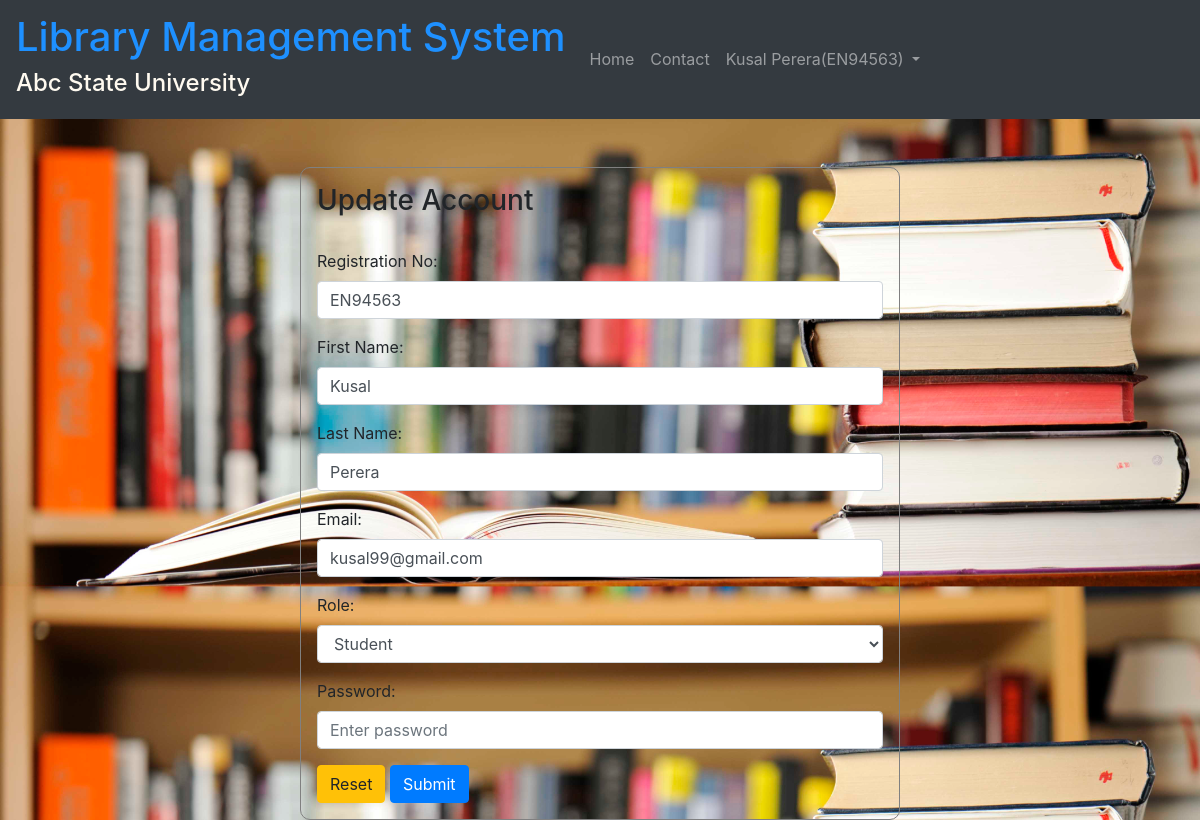
The page /Member/update_account.php (signed in) on the database its author committed.
### tables this page shows
CREATE TABLE `members` (
  `member_id` int NOT NULL AUTO_INCREMENT,
  `reg_no` varchar(10) NOT NULL,
  `fname` varchar(20) NOT NULL,
  `lname` varchar(20) NOT NULL,
  `email` varchar(45) NOT NULL,
  `role` varchar(15) NOT NULL,
  `password` varchar(255) NOT NULL,
  `fines` float NOT NULL DEFAULT '0',
  PRIMARY KEY (`member_id`,`reg_no`,`email`),
  UNIQUE KEY `member_id_UNIQUE` (`member_id`),
  UNIQUE KEY `reg_no_UNIQUE` (`reg_no`),
  UNIQUE KEY `email_UNIQUE` (`email`)
);

### Member/update_account.php (the view, shortened to what this page needs)
<?php
include "../template.php";
include "navbar_member.php";
$regno = $fname = $lname = $email = $role = $password = "";
$conn = getConnection();
$sql = "SELECT reg_no, fname, lname, email, role FROM members WHERE reg_no='{$_SESSION['regno']}';";
$result = $conn->query($sql);
if ($result->num_rows > 0) {
    $row = $result->fetch_assoc();
    $regno = $row['reg_no'];
    $fname = $row['fname'];
    $lname = $row['lname'];
    $email = $row['email'];
    $role = $row['role'];
}
?>
<body>
<div class="container p-3 mt-5" style="width: 50%; border: solid gray 1px; border-radius: 10px;">
    <h3>Update Account</h3><br>
    <form action="<?php echo htmlspecialchars($_SERVER["PHP_SELF"]);?>" method="post" class="needs-validation" novalidate>
        <div class="form-group">
            <label for="regno">Registration No:</label>
            <input type="text" class="form-control" id="regno" placeholder="Enter Registration No" name="regno" value="<?php echo $regno; ?>" required>
        </div>
        <div class="form-group">
            <label for="fname">First Name:</label>
            <input type="text" class="form-control" id="fname" placeholder="Enter first name" name="fname" value="<?php echo $fname; ?>" required>
        </div>
        <div class="form-group">
            <label for="lname">Last Name:</label>
            <input type="text" class="form-control" id="lname" placeholder="Enter Last Name" name="lname" value="<?php echo $lname; ?>" required>
        </div>
        <div class="form-group">
            <label for="email">Email:</label>
            <input type="text" class="form-control" id="email" placeholder="Enter Email Address" name="email" value="<?php echo $email; ?>" required>
        </div>
        <div class="form-group">
            <label for="role">Role:</label>
            <select class="form-control" name="role" id="role">
                <option value="<?php echo $role; ?>"><?php echo $role; ?></option>
            </select>
        </div>
        <div class="form-group">
            <label for="pwd">Password:</label>
            <input type="password" class="form-control" id="pwd" placeholder="Enter password" name="pwd" required>
        </div>
        <button type="reset"  class="btn btn-warning">Reset</button>
        <button type="submit" class="btn btn-primary">Submit</button>
    </form>
</div>
</body>

### css/home.css (style rules this page uses)
body { background-image: url("../imgs/home.jpg"); background-size: 100%; }

### rows shown on the page
members: regno "EN94563", fname "Kusal", lname "Perera", email "kusal99@gmail.com", role "Student"

### other values the page prints
$_SESSION['name'] "Kusal Perera"
$_SESSION['regno'] "EN94563"
